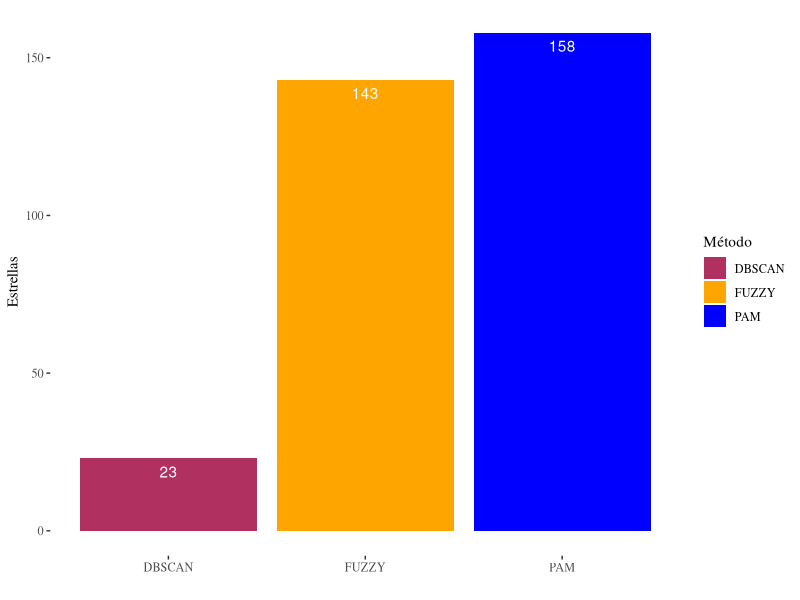
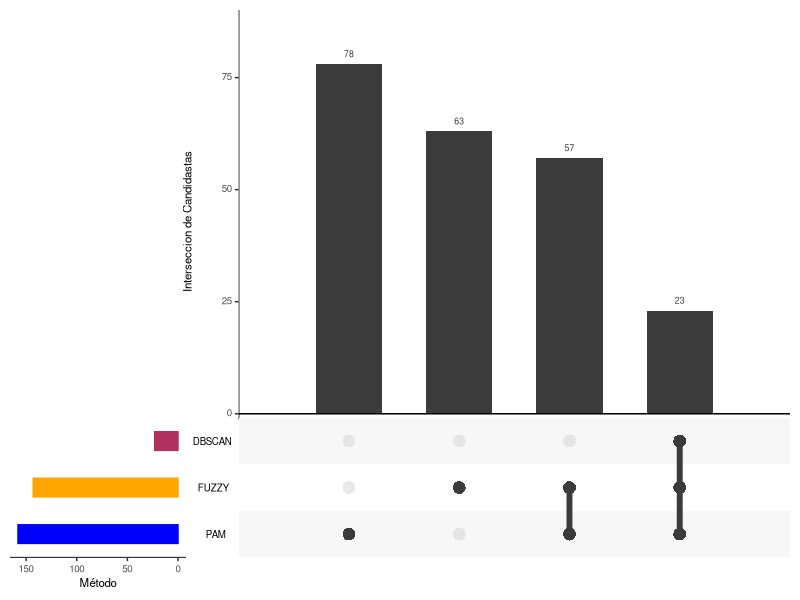

The R script that drew these images, in order:
## ---- chunk 1
knitr::opts_chunk$set(echo = TRUE)
library(UpSetR)
library(dplyr)
library(ggplot2)
library(ggthemes)
## ---- chunk 2
pam<-read.csv("hip_pamk5_clust.csv") %>% filter(Symbad_Hyades==F)
dbs<-read.csv("DBSCAN - Candidatas.csv")
fzy<-read.csv("FUZZY - Candidatas.csv")
## ---- chunk 3
dbs$X<-NULL
fzy$X<-NULL
dbs$source<-"DBSCAN"
fzy$source<-"FUZZY"
pam$source<-"PAM"
## ---- chunk 4
cand.list<- dbs %>% rbind(fzy) %>% rbind(pam[,c("HIP","source")])
cand.list$source<-as.factor(cand.list$source)
ggplot(data=cand.list,aes(x=source)) +
  geom_bar(aes(fill=source)) +
  geom_text(stat='count',aes(label=..count..),vjust=1.6,color="white") +
  scale_fill_manual(name="Método",values=c("maroon","orange","blue")) +
  xlab("") +
  ylab("Estrellas") +
  theme_tufte()
## ---- chunk 5
listInput<-list(DBSCAN=dbs$HIP,FUZZY=fzy$HIP,PAM=pam$HIP)
upset(fromList(listInput), order.by = "freq",point.size = 4, line.size = 2, 
    mainbar.y.label = "Interseccion de Candidastas", sets.x.label = "Método",
    sets.bar.color=c("blue","orange","maroon"))
## ---- chunk 6
cand.list.hip<- pam %>% select(HIP)
write.csv(cand.list.hip, "..\\05.Trabajo_Final\\Candidatas Hyades - Hipparcos.csv",row.names = F)
cand.list.tyc<-read.csv("tyc_pam_clustk2.csv") %>% select(recno)
write.csv(cand.list.tyc, "..\\05.Trabajo_Final\\Candidatas Hyades - Tycho.csv", row.names = F)
